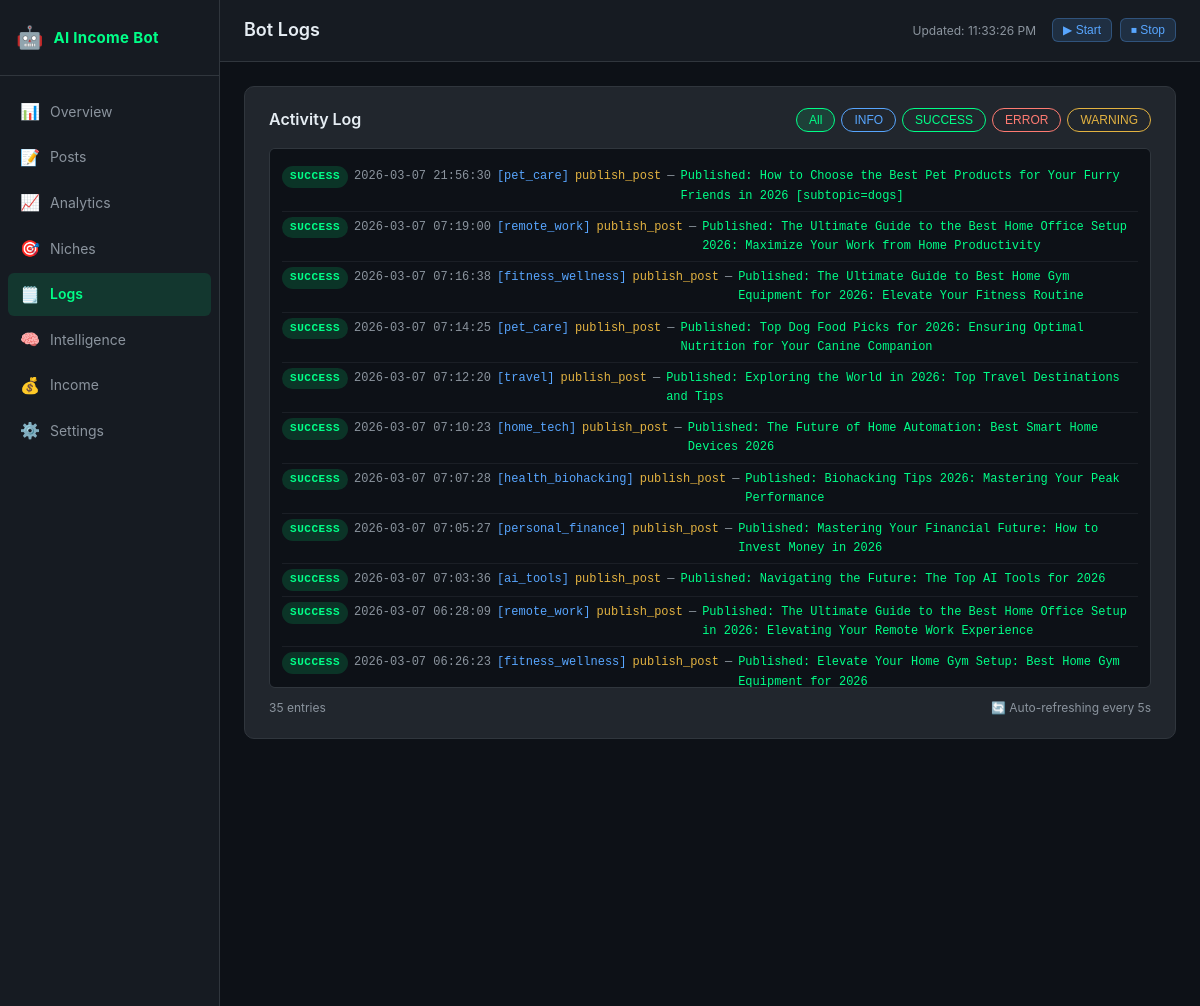
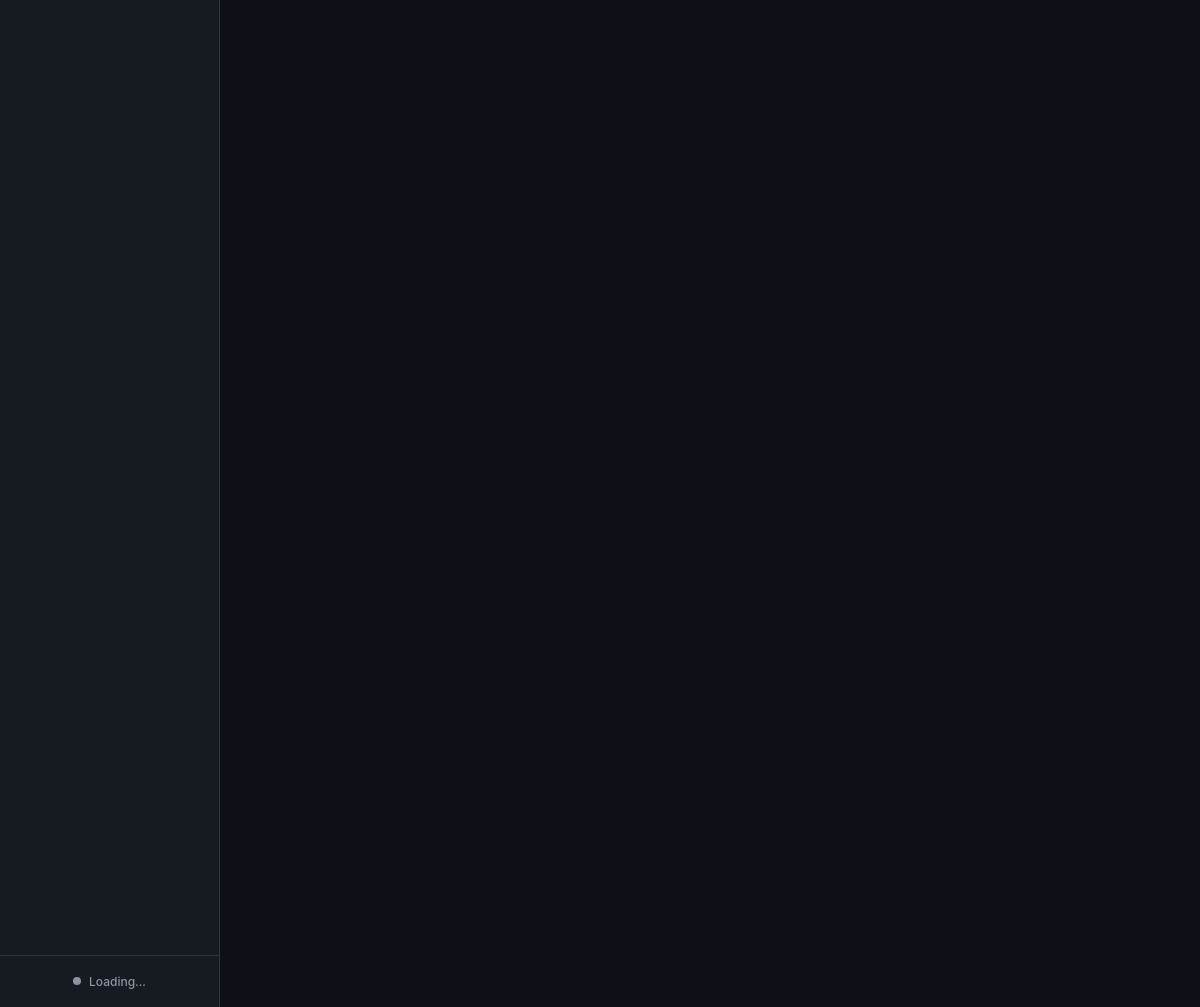
Page /logs on the committed database (2 pictures, top to bottom).
### tables this page shows
CREATE TABLE bot_logs (
            id INTEGER PRIMARY KEY AUTOINCREMENT,
            timestamp DATETIME DEFAULT CURRENT_TIMESTAMP,
            level TEXT NOT NULL,
            niche_id TEXT,
            action TEXT NOT NULL,
            message TEXT NOT NULL,
            error TEXT
        );

### dashboard/app.py (the view)
@app.route("/logs")
def logs():
    from core import analytics_tracker
    db = _get_db()
    limit = _load_settings().get("dashboard", {}).get("log_display_limit", 200)
    recent_logs = analytics_tracker.get_recent_logs(db, limit=limit)
    settings = _load_settings()
    return render_template("logs.html", logs=recent_logs, settings=settings)

### core/analytics_tracker.py (called while the page is built)
def get_recent_logs(db_path: Path, limit: int = 100) -> list:
    try:
        conn = sqlite3.connect(str(db_path))
        conn.row_factory = sqlite3.Row
        rows = conn.execute(
            "SELECT * FROM bot_logs ORDER BY timestamp DESC LIMIT ?", (limit,)
        ).fetchall()
        conn.close()
        return [dict(r) for r in rows]
    except Exception:
        return []

### dashboard/app.py (called while the page is built)
def _get_db():
    import sys
    sys.path.insert(0, str(_PROJECT_ROOT))
    from core import analytics_tracker
    if not _DB_PATH.exists():
        _DB_PATH.parent.mkdir(parents=True, exist_ok=True)
        analytics_tracker.init_db(_DB_PATH)
    return _DB_PATH

def _load_settings() -> dict:
    try:
        with open(_SETTINGS_CONFIG_PATH) as f:
            return yaml.safe_load(f)
    except Exception:
        return {}

### dashboard/templates/logs.html (shortened to what this page needs)
{% extends "base.html" %}
{% block page_title %}Bot Logs{% endblock %}
{% block content %}
<div class="card">
  <div class="card-header">
    <h3 class="card-title">Activity Log</h3>
    <div class="filter-btns" id="logFilters">
      <button class="filter-btn active" onclick="filterLogs('ALL', this)">All</button>
      <button class="filter-btn info" onclick="filterLogs('INFO', this)">INFO</button>
      <button class="filter-btn success" onclick="filterLogs('SUCCESS', this)">SUCCESS</button>
      <button class="filter-btn error" onclick="filterLogs('ERROR', this)">ERROR</button>
      <button class="filter-btn warning" onclick="filterLogs('WARNING', this)">WARNING</button>
    </div>
  </div>
  <div class="log-container" id="logContainer">
    {% for log in logs %}
    <div class="log-entry log-{{ log.level|lower }}" data-level="{{ log.level }}">
      <span class="log-level badge badge-{{ log.level|lower }}">{{ log.level }}</span>
      <span class="log-timestamp">{{ log.timestamp }}</span>
      {% if log.niche_id %}<span class="log-niche">[{{ log.niche_id }}]</span>{% endif %}
      <span class="log-action">{{ log.action }}</span>
      <span class="log-sep">—</span>
      <span class="log-message">{{ log.message }}</span>
    </div>
    {% else %}
    <div class="log-empty text-muted">No logs yet. Start the bot to see activity here.</div>
    {% endfor %}
  </div>
  <div class="log-footer">
    <span class="text-muted" id="logCount">{{ logs|length }} entries</span>
    <span class="text-muted" id="pollStatus">🔄 Auto-refreshing every 5s</span>
  </div>
</div>
{% endblock %}

### dashboard/static/css/dashboard.css (style rules this page uses)
:root { --bg: #0d1117; --sidebar-bg: #161b22; --card-bg: #21262d; --text: #e6edf3; --text-muted: #8b949e; --accent-green: #00ff88; --accent-blue: #58a6ff; --error-red: #ff7b72; --warning-yellow: #e3b341; --border: #30363d; --sidebar-width: 220px; --accent-purple: #bc8cff; }
*, *::before, *::after { box-sizing: border-box; margin: 0; padding: 0; }
body { background: var(--bg); color: var(--text); font-family: -apple-system, BlinkMacSystemFont, "Segoe UI", Roboto, monospace; font-size: 14px; line-height: 1.6; min-height: 100vh; }
.card { background: var(--card-bg); border: 1px solid var(--border); border-radius: 10px; padding: 20px 24px; margin-bottom: 20px; }
.card-header { display: flex; align-items: center; justify-content: space-between; margin-bottom: 16px; flex-wrap: wrap; gap: 12px; }
.card-title { font-size: 16px; font-weight: 600; color: var(--text); }
.text-muted { color: var(--text-muted); }
.badge { display: inline-block; padding: 2px 8px; border-radius: 12px; font-size: 11px; font-weight: 600; text-transform: uppercase; letter-spacing: 0.05em; }
.badge-success { background: rgba(0, 255, 136, 0.15); color: var(--accent-green); }
.log-container { max-height: 540px; overflow-y: auto; font-family: "SFMono-Regular", Consolas, monospace; font-size: 12px; background: var(--bg); border-radius: 6px; padding: 12px; border: 1px solid var(--border); }
.log-entry { padding: 5px 0; border-bottom: 1px solid rgba(48,54,61,0.4); display: flex; flex-wrap: wrap; gap: 6px; align-items: baseline; }
.log-level { flex-shrink: 0; }
.log-timestamp { color: var(--text-muted); }
.log-niche { color: var(--accent-blue); }
.log-action { color: var(--warning-yellow); }
.log-sep { color: var(--text-muted); }
.log-message { color: var(--text); flex: 1; }
.log-entry.log-success .log-message { color: var(--accent-green); }
.log-footer { display: flex; justify-content: space-between; align-items: center; margin-top: 10px; font-size: 12px; }
.filter-btns { display: flex; gap: 6px; flex-wrap: wrap; }
.filter-btn { padding: 4px 12px; border-radius: 14px; border: 1px solid var(--border); background: transparent; color: var(--text-muted); font-size: 12px; font-weight: 500; cursor: pointer; transition: all 0.15s; }
.filter-btn.active { background: rgba(0,255,136,0.12); border-color: var(--accent-green); color: var(--accent-green); }
.filter-btn.info { border-color: var(--accent-blue); color: var(--accent-blue); }
.filter-btn.success { border-color: var(--accent-green); color: var(--accent-green); }
.filter-btn.error { border-color: var(--error-red); color: var(--error-red); }
.filter-btn.warning { border-color: var(--warning-yellow); color: var(--warning-yellow); }

### rows in the picture
bot_logs: level "SUCCESS", timestamp "2026-03-07 21:56:30", niche_id "pet_care", action "publish_post", message "Published: How to Choose the Best Pet Products for Your Furry Friends in 2026 [subtopic=dogs]"
bot_logs: level "SUCCESS", timestamp "2026-03-07 07:19:00", niche_id "remote_work", action "publish_post", message "Published: The Ultimate Guide to the Best Home Office Setup 2026: Maximize Your Work from Home Productivity"
bot_logs: level "SUCCESS", timestamp "2026-03-07 07:16:38", niche_id "fitness_wellness", action "publish_post", message "Published: The Ultimate Guide to Best Home Gym Equipment for 2026: Elevate Your Fitness Routine"
bot_logs: level "SUCCESS", timestamp "2026-03-07 07:14:25", niche_id "pet_care", action "publish_post", message "Published: Top Dog Food Picks for 2026: Ensuring Optimal Nutrition for Your Canine Companion"
bot_logs: level "SUCCESS", timestamp "2026-03-07 07:12:20", niche_id "travel", action "publish_post", message "Published: Exploring the World in 2026: Top Travel Destinations and Tips"
bot_logs: level "SUCCESS", timestamp "2026-03-07 07:10:23", niche_id "home_tech", action "publish_post", message "Published: The Future of Home Automation: Best Smart Home Devices 2026"
bot_logs: level "SUCCESS", timestamp "2026-03-07 07:07:28", niche_id "health_biohacking", action "publish_post", message "Published: Biohacking Tips 2026: Mastering Your Peak Performance"
bot_logs: level "SUCCESS", timestamp "2026-03-07 07:05:27", niche_id "personal_finance", action "publish_post", message "Published: Mastering Your Financial Future: How to Invest Money in 2026"
bot_logs: level "SUCCESS", timestamp "2026-03-07 07:03:36", niche_id "ai_tools", action "publish_post", message "Published: Navigating the Future: The Top AI Tools for 2026"
bot_logs: level "SUCCESS", timestamp "2026-03-07 06:28:09", niche_id "remote_work", action "publish_post", message "Published: The Ultimate Guide to the Best Home Office Setup in 2026: Elevating Your Remote Work Experience"
bot_logs: level "SUCCESS", timestamp "2026-03-07 06:26:23", niche_id "fitness_wellness", action "publish_post", message "Published: Elevate Your Home Gym Setup: Best Home Gym Equipment for 2026"

### other values in the picture
{{ logs|length }} "35"
